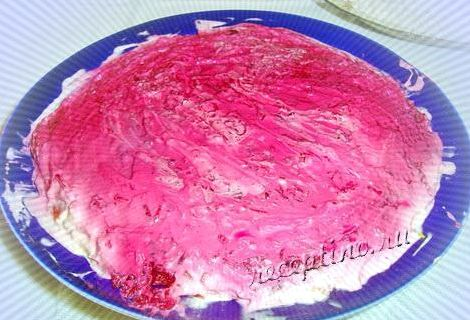
#> input picture rec.jpg, 470 x 320 px, found by its file name
$ jupyter execute --allow-errors DZ_61.ipynb
#> lines starting #> are read from the running program, lines starting #| are printed output that depends on the picture
[cell 1]
import numpy as np
import cv2
import os
from PIL import Image
from matplotlib import pyplot as plt
import warnings
warnings.filterwarnings("ignore")

[cell 2]
image = Image.open(r'''C:\Users\solov\DZ_61/rec.jpg''')
#> image is the input picture: PIL image 470x320 RGB; mean R, G, B 200.3, 127.4, 175.8
print(f"Розмір файлу: {os.path.getsize('rec.jpg')} байт")
print(f"Розмір зображення: {image.size}")
#| Розмір зображення: (470, 320)
plt.axis('off')
plt.imshow(image);

[cell 3]
image.save('compressed_rec.jpg', format='JPEG', quality=20, optimize=True)

[cell 4]
img = Image.open('compressed_rec.jpg')
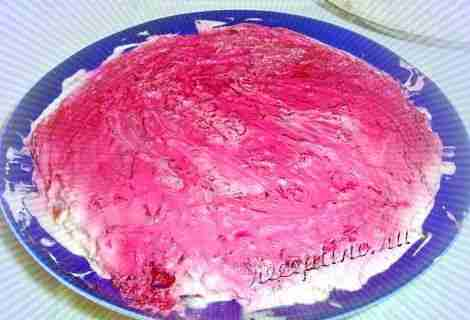
#> img: PIL image 470x320 RGB; mean R, G, B 200, 127.3, 175.5
print(f"Розмір файлу: {os.path.getsize('compressed_rec.jpg')} байт")
print(f"Розмір зображення: {img.size}")
#| Розмір зображення: (470, 320)
plt.axis('off')
plt.imshow(img);

[cell 5]
import gzip

#> (a cell that did not finish here is left out)

#> (a cell that did not finish here is left out)

[cell 8]
# Node of a Huffman Tree
class Nodes:
    def __init__(self, probability, symbol, left = None, right = None):
        # probability of the symbol
        self.probability = probability

        # the symbol
        self.symbol = symbol

        # the left node
        self.left = left

        # the right node
        self.right = right

        # the tree direction (0 or 1)
        self.code = ''

""" A supporting function in order to calculate the probabilities of symbols in specified data """
def CalculateProbability(the_data):
#> called with the_data = 'We must win this war!'
    the_symbols = dict()
    for item in the_data:
        if the_symbols.get(item) == None:
            the_symbols[item] = 1
        else:
            the_symbols[item] += 1
    return the_symbols

""" A supporting function in order to print the codes of symbols by travelling a Huffman Tree """
the_codes = dict()
def CalculateCodes(node, value = ''):
    # a huffman code for current node
    newValue = value + str(node.code)

    if(node.left):
        CalculateCodes(node.left, newValue)
    if(node.right):
        CalculateCodes(node.right, newValue)

    if(not node.left and not node.right):
        the_codes[node.symbol] = newValue

    return the_codes

""" A supporting function in order to get the encoded result """
def OutputEncoded(the_data, coding):
    encodingOutput = []
    for element in the_data:
        # print(coding[element], end = '')
        encodingOutput.append(coding[element])

    the_string = ''.join([str(item) for item in encodingOutput])
    return the_string

""" A supporting function in order to calculate the space difference between compressed and non compressed data"""
def TotalGain(the_data, coding):
    # total bit space to store the data before compression
    beforeCompression = len(the_data) * 8
    afterCompression = 0
    the_symbols = coding.keys()
    for symbol in the_symbols:
        the_count = the_data.count(symbol)
        # calculating how many bit is required for that symbol in total
        afterCompression += the_count * len(coding[symbol])
    print("Space usage before compression (in bits):", beforeCompression)
    print("Space usage after compression (in bits):",  afterCompression)

def HuffmanEncoding(the_data):
    symbolWithProbs = CalculateProbability(the_data)
    the_symbols = symbolWithProbs.keys()
    the_probabilities = symbolWithProbs.values()
    print("symbols: ", the_symbols)
    print("probabilities: ", the_probabilities)

    the_nodes = []

    # converting symbols and probabilities into huffman tree nodes
    for symbol in the_symbols:
        the_nodes.append(Nodes(symbolWithProbs.get(symbol), symbol))

    while len(the_nodes) > 1:
        # sorting all the nodes in ascending order based on their probability
        the_nodes = sorted(the_nodes, key = lambda x: x.probability)
        # for node in nodes:
        #      print(node.symbol, node.prob)

        # picking two smallest nodes
        right = the_nodes[0]
        left = the_nodes[1]

        left.code = 0
        right.code = 1

        # combining the 2 smallest nodes to create new node
        newNode = Nodes(left.probability + right.probability, left.symbol + right.symbol, left, right)

        the_nodes.remove(left)
        the_nodes.remove(right)
        the_nodes.append(newNode)

    huffmanEncoding = CalculateCodes(the_nodes[0])
    print("symbols with codes", huffmanEncoding)
    TotalGain(the_data, huffmanEncoding)
    encodedOutput = OutputEncoded(the_data,huffmanEncoding)
    return encodedOutput, the_nodes[0]

def HuffmanDecoding(encodedData, huffmanTree):
    treeHead = huffmanTree
    decodedOutput = []
    for x in encodedData:
        if x == '1':
            huffmanTree = huffmanTree.right
        elif x == '0':
            huffmanTree = huffmanTree.left
        try:
            if huffmanTree.left.symbol == None and huffmanTree.right.symbol == None:
                pass
        except AttributeError:
            decodedOutput.append(huffmanTree.symbol)
            huffmanTree = treeHead
        string = ''.join([str(item) for item in decodedOutput])
    return string

[cell 9]
the_data = "We must win this war!"
print(the_data)
encoding, the_tree = HuffmanEncoding(the_data)
print('Encoded output: ', encoding)
print('Decoded Output: ', HuffmanDecoding(encoding, the_tree))

[cell 10]
file = 'pancake.txt'
#> (the rest of this cell did not finish here and is left out)

#> (a cell that did not finish here is left out)

#> (a cell that did not finish here is left out)

[cell 13]
encoding

[cell 14]
filename, file_extension = os.path.splitext(file)
output_path = filename + "_compressed" + ".bin"
with open(output_path, 'w') as output:
    output.write(encoding)

[cell 15]
with open(output_path, 'rt') as file_in:
     text = file_in.read()
     text = text.rstrip()
     text = HuffmanDecoding(text, the_tree)
